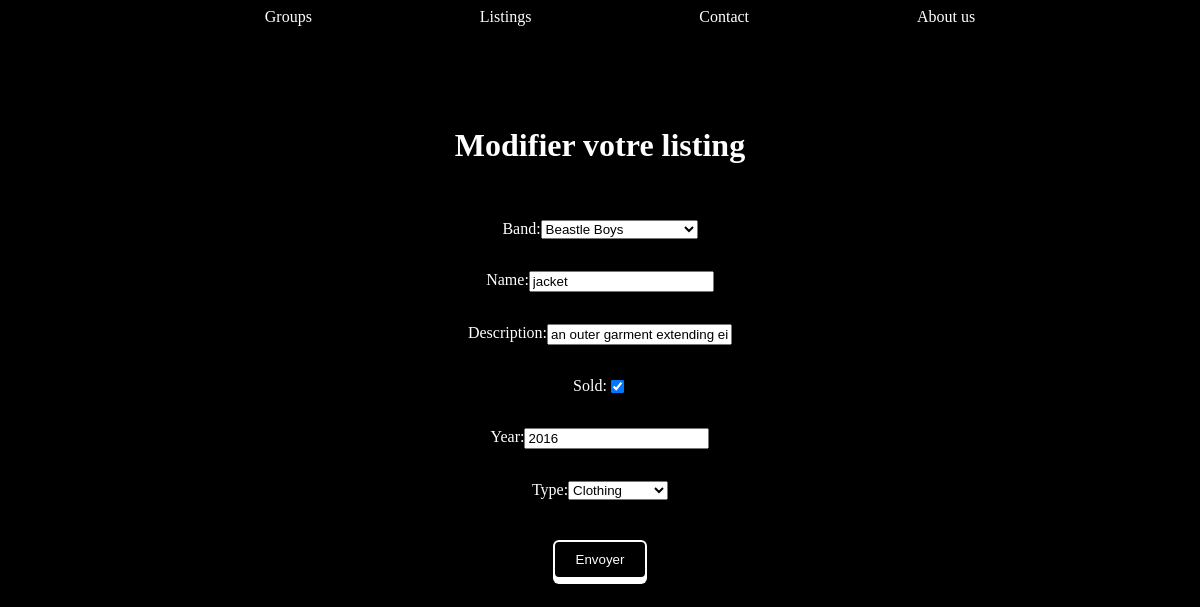
Before: /listings/2/update with the older database file.
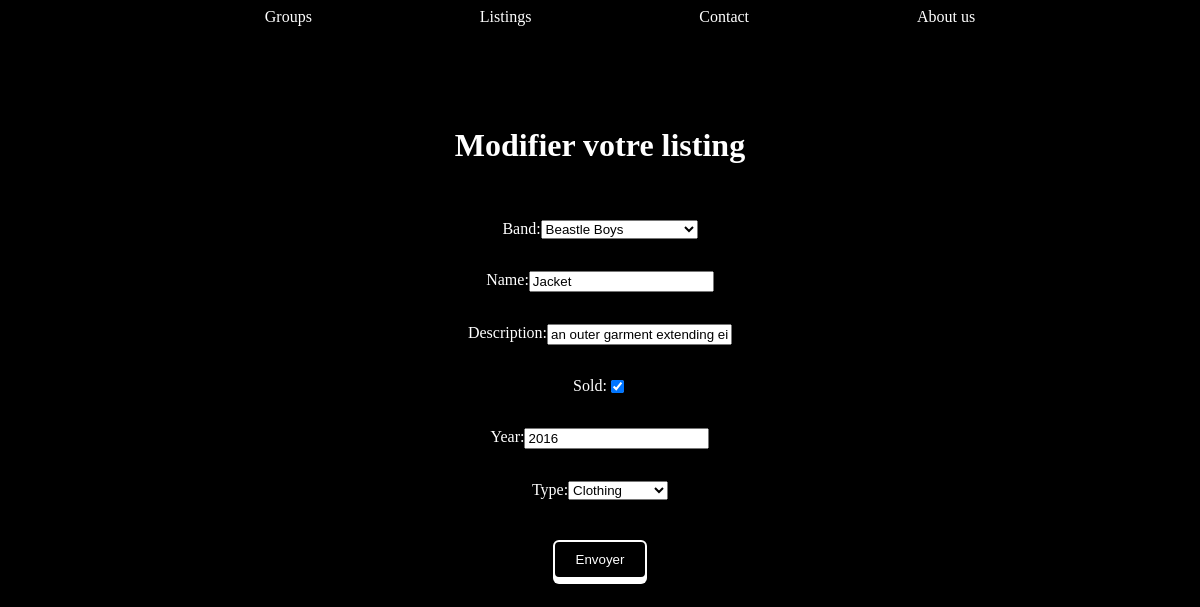
After: the same page with the newer database file.
### listing/models.py (models this page shows)
class Band(models.Model):
    def __str__(self):
        return f'{self.name}'
    fs = FileSystemStorage(location = '/static/pictures')
    class Genre(models.TextChoices):
        HIP_HOP = 'HH'
        SYNTH_POP = 'SP'
        ALTERNATIVE_ROCK = 'AR'
    name = models.fields.CharField(max_length=100, default = ' ')
    genre = models.fields.CharField(max_length=50, default = ' ')
    biography = models.fields.CharField(max_length=1000, default = ' ')
    year_formed = models.fields.IntegerField(
    validators=[MinValueValidator(1900), MaxValueValidator(2022)]
    )
    active = models.fields.BooleanField(default=True)
    official_homepage = models.fields.URLField(null=True, blank=True)
    genre = models.fields.CharField(choices=Genre.choices, max_length=5)
    photo = models.ImageField(storage=fs, null = True, blank=True)

class Listing(models.Model):
    band = models.ForeignKey(Band, null=True, on_delete=models.SET_NULL)
    class Type(models.TextChoices):
        RECORDS = 'R'
        CLOTHING = 'C'
        POSTERS = 'P'
        MISCELLANOUS = 'M'
    name = models.fields.CharField(max_length=100)
    description = models.fields.CharField(max_length=1000)
    sold = models.fields.BooleanField(default= False)
    year = models.fields.IntegerField(validators=[MinValueValidator(1900), MaxValueValidator(2022)], blank=True, null=True)
    type = models.fields.CharField(choices=Type.choices, max_length=10)

### listing/views.py (the view)
# urls.py: path('listings/<int:id>/update', views.listing_update, name = 'listing-update'),
def listing_update(request, id):
    listing = Listing.objects.get(id=id)
    if request.method == 'POST':
        form = ListingForm(request.POST, instance = listing)
        if form.is_valid():
            form.save()
        return redirect('listing-detail', listing.id)
    else:
        form = ListingForm(instance = listing)
    return render(request,
                  'listings/listing_update.html',
                  {'form' : form})

### listing/forms.py
class ListingForm(forms.ModelForm):
    class Meta:
        model = Listing
        fields = '__all__'

### listing/templates/listings/listing_update.html (shortened to what this page needs)
{% extends 'listings/base.html' %}
{% block content %}
    <h1 style="text-align:center;margin-bottom:40px"> Modifier votre listing </h1>
    <div class = "band-add">
        <form action = "" method="post" class="form">
            {{ form.as_p }}
            <input type = "submit" value="Envoyer" class="submit-button">
        </form>
    </div>
{% endblock %}

Changed rows visible on the page:
changed Band: name "jacket" → "Jacket"
